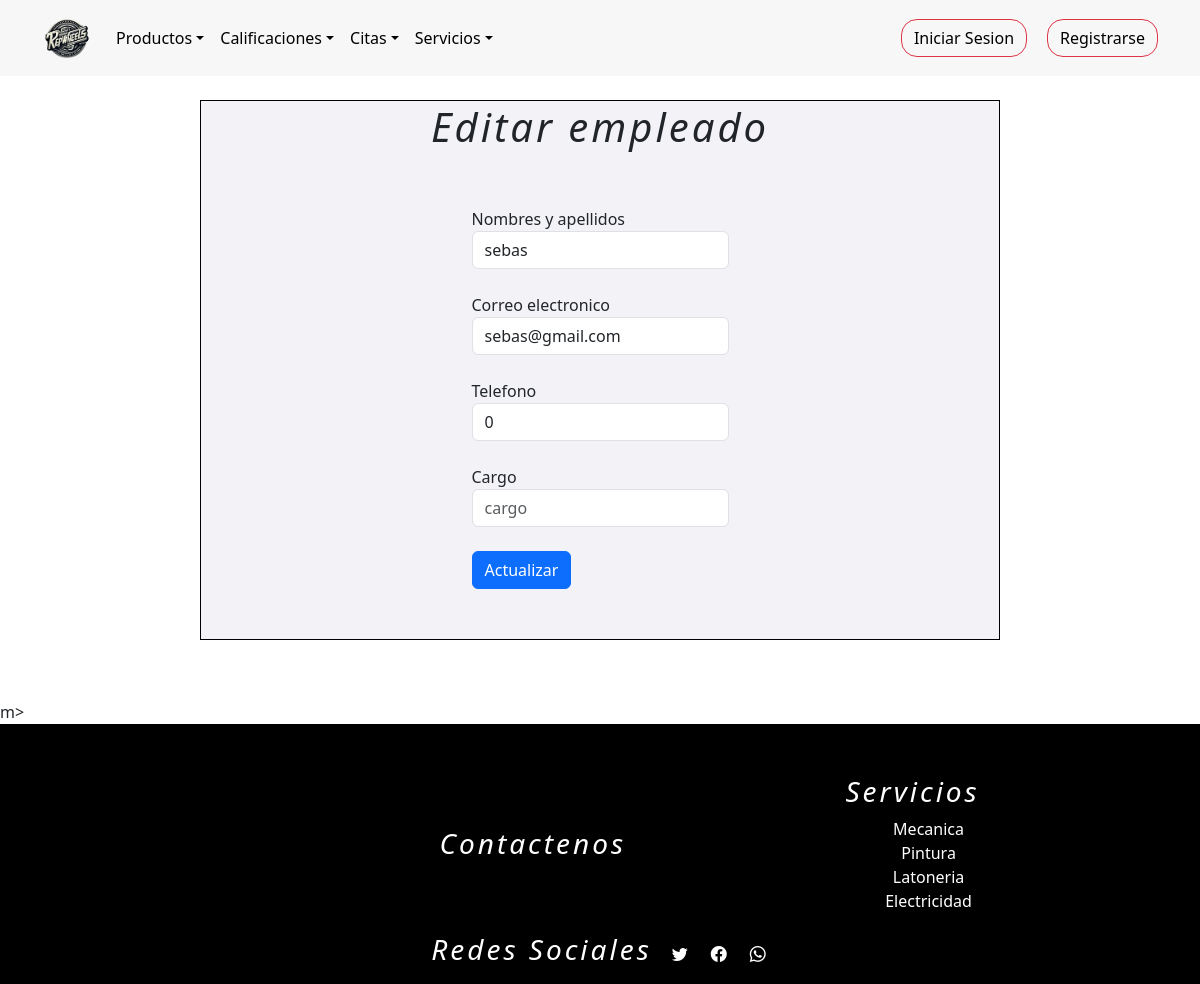
The app's page /empleados_formulario_editar/1 with its own data.
### tienda/models.py (models this page shows, shortened)
class Usuarios(AbstractUser):
    username = None
    nombre = models.CharField(max_length=254)
    email = models.EmailField(max_length=254, unique=True,blank=False,null=True)
    password = models.CharField(max_length=254,blank=False,null=True)
    foto = models.ImageField(upload_to="tienda/media/", default="tienda/media/user.png")
    token_recuperar = models.CharField(max_length=254,blank=False,null=False,default=0)
    telefono=models.IntegerField(null=False,blank=True,default='0')
    cargo = models.CharField(max_length=254,null=False)
    direccion=models.CharField(max_length=254)
    cedula=models.IntegerField(blank=True,null=False,default='0')
    ROLES = (
        (1,"administrador"),
        (2,"proveedor"),
        (3,"empleado"),
        (4,"cliente"),
    )
    rol=models.IntegerField(choices=ROLES,default=4)
    n = models.IntegerField(blank=True,null=False,default=0)
    USERNAME_FIELD = "email"
    REQUIRED_FIELDS = ["nombre"]
    objects = CustomUserManager()

### tienda/views.py (the view)
# urls.py: path("empleados_formulario_editar/<int:id>", views.empleados_formulario_editar, name="empleados_formulario_editar"),
def empleados_formulario_editar(request, id):
	q = Usuarios.objects.get(pk=id)
	c = Usuarios.objects.filter(rol=3)
	contexto = {"data": q, "empleado": c}
	return render(request, "tienda/empleados/editarempleados.html", contexto)

### tienda/templates/tienda/empleados/editarempleados.html (shortened to what this page needs)
{% extends 'tienda/base2.html' %}
{% load static %}
{% block contenedor %}
<main>
    <form class="form1" action="{% url 'empleado_actualizar' %}" method="post" enctype="multipart/form-data">
        <h1 style="text-align: center;">Editar empleado</h1>
        <div class="form-row p-5">
          <div class="form-group col-md-12">
            <label for="inputPassword4">Nombres y apellidos</label>
            <input type="Text" class="form-control" id="NombreC" name="nombre" placeholder="Nombre completo" value="{{ data.nombre }}">
          </div>
          <br>
          <div class="form-group col-md-12">
            <label for="inputAddress2">Correo electronico</label>
            <input type="text" class="form-control" id="inputAddress2" name="correo" placeholder="Correo" value="{{ data.email }}">
          </div><br>
          <div class="form-group col-md-12">
            <label for="inputAddress2">Telefono</label>
            <input type="Text" class="form-control" id="inputAddress2" name="telefono" placeholder="Telefono" value="{{ data.telefono }}">
          </div>
          <br>
          <div class="form-group col-md-12">
            <label for="inputAddress2">Cargo</label>
            <input type="Text" class="form-control" id="inputAddress2" name="cargo" placeholder="cargo" value="{{ data.cargo }}">
          </div><br>
          <button type="submit" class="btn btn-primary">Actualizar</button>
        </div>
      </form>
</main>m>
{% endblock %}

### tienda/static/tienda/css/registrarPr.css (style rules this page uses)
main { display: flex; justify-content: space-around; height: 100%; padding: 5%; }
.form1 { margin-top: 40px ; height: 540px; width: 800px; display: flex; flex-direction: column; justify-content: center; align-items: center; background-color: #f3f3f7; border: black 1px solid; }
footer h3,h1 { text-align: center; font-style: italic; letter-spacing: 3px; }

### records on screen
Usuarios: nombre "sebas", correo "sebas@gmail.com", telefono "0"
